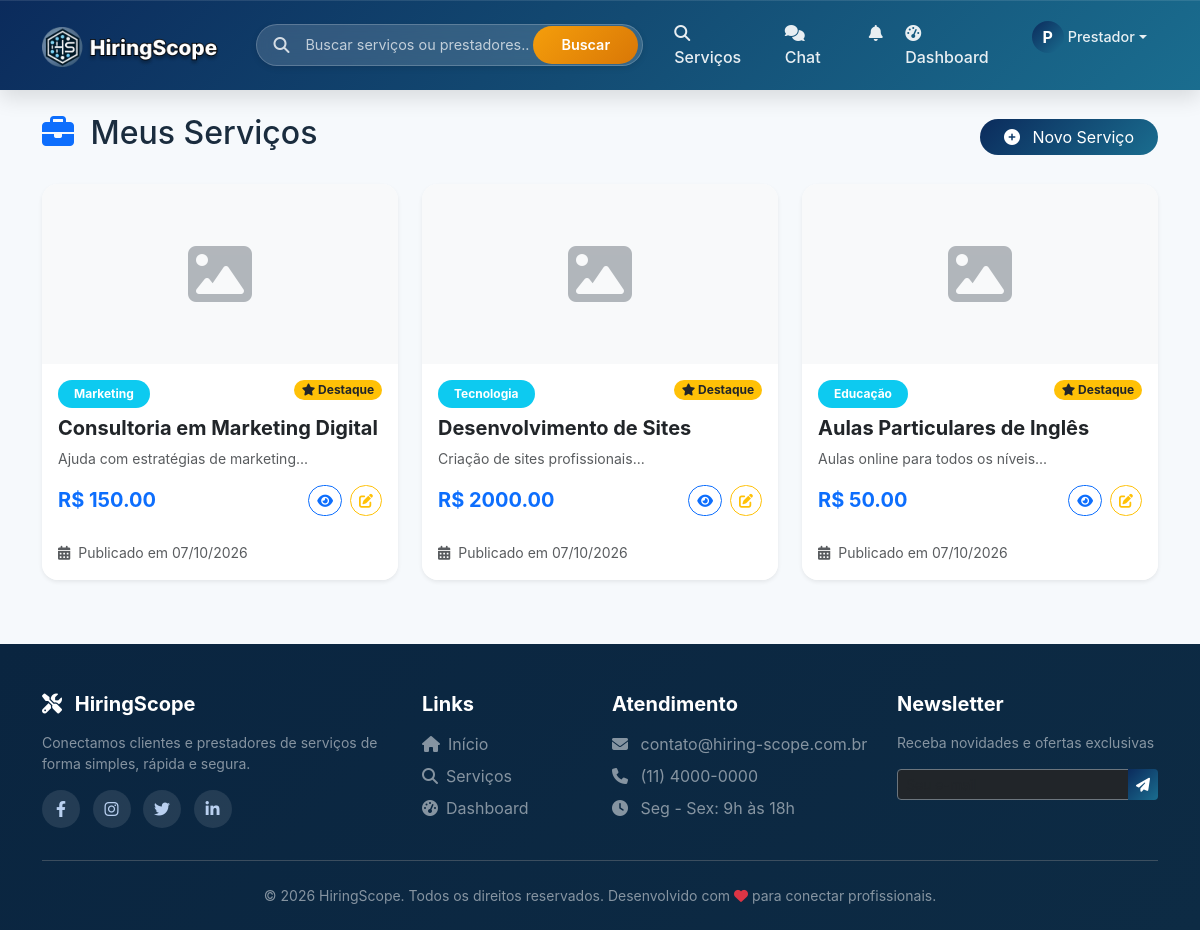
The page /servico/meus-servicos (signed in) on the database its author committed.
### models.py (models this page shows, shortened)
class Usuario(UserMixin, db.Model):
    __tablename__ = 'usuarios'
    id = db.Column(db.Integer, primary_key=True)
    nome = db.Column(db.String(100), nullable=False)
    email = db.Column(db.String(100), unique=True, nullable=False)
    senha_hash = db.Column(db.String(200), nullable=False)
    telefone = db.Column(db.String(20))
    tipo = db.Column(db.String(20), nullable=False)  # cliente, prestador
    is_admin = db.Column(db.Boolean, default=False)
    data_cadastro = db.Column(db.DateTime, default=datetime.utcnow)
    foto_perfil = db.Column(db.String(200), default='default.jpg')
    foto_url = db.Column(db.String(500), nullable=True)
    descricao = db.Column(db.Text)
    servicos_oferecidos = db.relationship('Servico', back_populates='prestador', lazy=True)
    avaliacoes_recebidas = db.relationship('Avaliacao', foreign_keys='Avaliacao.prestador_id', back_populates='prestador', lazy=True)
    avaliacoes_feitas = db.relationship('Avaliacao', foreign_keys='Avaliacao.cliente_id', back_populates='cliente', lazy=True)
    favoritos = db.relationship('Favorito', foreign_keys='Favorito.cliente_id', back_populates='cliente', lazy=True)
    contratos_como_cliente = db.relationship('Contrato', foreign_keys='Contrato.cliente_id', back_populates='cliente', lazy=True)
    contratos_como_prestador = db.relationship('Contrato', foreign_keys='Contrato.prestador_id', back_populates='prestador', lazy=True)

class Servico(db.Model):
    __tablename__ = 'servicos'
    id = db.Column(db.Integer, primary_key=True)
    prestador_id = db.Column(db.Integer, db.ForeignKey('usuarios.id'), nullable=False)
    titulo = db.Column(db.String(200), nullable=False)
    descricao = db.Column(db.Text, nullable=False)
    categoria = db.Column(db.String(100))
    tipo_preco = db.Column(db.String(20), default='fixo')  # fixo, hora, dia, metro, consulta
    preco = db.Column(db.Float)
    destaque = db.Column(db.Boolean, default=False)
    destaque_pago = db.Column(db.Boolean, default=False)
    destaque_data_fim = db.Column(db.DateTime, nullable=True)
    plano_destaque = db.Column(db.String(20), nullable=True)  # 'basico', 'pro'
    data_postagem = db.Column(db.DateTime, default=datetime.utcnow)
    imagem_base64 = db.Column(db.Text, nullable=True)
    prestador = db.relationship('Usuario', foreign_keys=[prestador_id], back_populates='servicos_oferecidos')
    solicitacoes = db.relationship('Solicitacao', back_populates='servico', lazy=True)
    avaliacoes = db.relationship('Avaliacao', back_populates='servico', lazy=True)
    contratos = db.relationship('Contrato', back_populates='servico', lazy=True)

### routes/servico_routes.py (the view)
@servico_bp.route('/meus-servicos')
@login_required
def meus_servicos():
    if current_user.tipo != 'prestador':
        flash('Acesso negado', 'danger')
        return redirect(url_for('main.index'))
    servicos = Servico.query.filter_by(prestador_id=current_user.id).order_by(Servico.data_postagem.desc()).all()
    return render_template('meus_servicos.html', servicos=servicos)

### app.py (called while the page is built)
@login_manager.user_loader
def load_user(user_id):
    from models import Usuario
    return Usuario.query.get(int(user_id))

### templates/meus_servicos.html (shortened to what this page needs)
{% extends "base.html" %}
{% block content %}
<div class="container mt-4">
    <div class="d-flex justify-content-between align-items-center mb-4 flex-wrap gap-3">
        <h2>
            <i class="fas fa-briefcase text-primary me-2"></i>
            Meus Serviços
        </h2>
        <a href="{{ url_for('servico.cadastro') }}" class="btn btn-primary rounded-pill px-4">
            <i class="fas fa-plus-circle me-2"></i> Novo Serviço
        </a>
    </div>
    {% if servicos %}
    <div class="row g-4">
        {% for servico in servicos %}
        <div class="col-md-6 col-lg-4">
            <div class="card h-100 border-0 rounded-4 shadow-sm overflow-hidden transition">
                {% if servico.imagem_base64 %}
                    <img
                         class="card-img-top"
                         alt="{{ servico.titulo }}"
                         style="height: 180px; object-fit: cover;">
                {% else %}
                    <div class="card-img-top d-flex align-items-center justify-content-center bg-light" style="height: 180px;">
                        <i class="fas fa-image fa-4x text-secondary opacity-50"></i>
                    </div>
                {% endif %}
                <div class="card-body p-3">
                    <div class="d-flex justify-content-between align-items-start mb-2">
                        <span class="badge bg-info px-3 py-2 rounded-pill">{{ servico.categoria }}</span>
                        {% if servico.destaque %}
                            <span class="badge bg-warning text-dark rounded-pill">
                                <i class="fas fa-star"></i> Destaque
                            </span>
                        {% endif %}
                    </div>
                    <h5 class="card-title fw-bold mb-2">{{ servico.titulo }}</h5>
                    <p class="card-text small text-muted">{{ servico.descricao[:100] }}...</p>
                    <div class="d-flex justify-content-between align-items-center mt-3">
                        <div>
                            {% if servico.tipo_preco and servico.tipo_preco != 'consulta' %}
                                <span class="fw-bold text-primary fs-5">
                                    R$ {{ "%.2f"|format(servico.preco) }}
                                </span>
                            {% elif servico.tipo_preco == 'consulta' %}
                                <span class="badge bg-info">Sob Consulta</span>
                            {% elif servico.preco %}
                                <span class="fw-bold text-primary">R$ {{ "%.2f"|format(servico.preco) }}</span>
                            {% else %}
                                <span class="text-muted small">Sob consulta</span>
                            {% endif %}
                        </div>
                        <div class="d-flex gap-2">
                            <a href="{{ url_for('servico.detalhe', id=servico.id) }}" class="btn btn-sm btn-outline-primary rounded-pill">
                                <i class="fas fa-eye"></i>
                            </a>
                            <a href="{{ url_for('servico.editar', id=servico.id) }}" class="btn btn-sm btn-outline-warning rounded-pill">
                                <i class="fas fa-edit"></i>
                            </a>
                        </div>
                    </div>
                </div>
                <div class="card-footer bg-white border-0 pb-3">
                    <small class="text-muted">
                        <i class="fas fa-calendar-alt me-1"></i>
                        Publicado em {{ servico.data_postagem.strftime('%d/%m/%Y') }}
                    </small>
                </div>
            </div>
        </div>
        {% endfor %}
    </div>
    {% endif %}
</div>
{% endblock %}

### templates/components/base/navbar.html (shortened to what this page needs)
<nav class="navbar navbar-expand-lg navbar-dark sticky-top">
    <div class="container">
        <a class="navbar-brand" href="{{ url_for('main.index') }}">
            <img src="{{ url_for('static', filename='img/logo.png') }}"
                 alt="PrestaServiços"
                 class="navbar-logo"
                 style="height: 42px;"
                 onerror="this.onerror=null; this.parentNode.innerHTML='<i class=\'fas fa-tools me-2\'></i> PrestaServiços';">
        </a>
        <div class="search-bar-desktop d-none d-lg-block">
            <div class="search-bar-wrapper">
                <div class="search-icon"><i class="fas fa-search"></i></div>
                <input type="text" id="globalSearchInput" class="search-input" placeholder="Buscar serviços ou prestadores...">
                <button id="globalSearchBtn" class="search-btn">Buscar</button>
            </div>
        </div>
        <div class="collapse navbar-collapse" id="navbarNav">
            <ul class="navbar-nav ms-auto">
                <li class="nav-item">
                    <a class="nav-link" href="{{ url_for('servico.lista') }}">
                        <i class="fas fa-search me-1"></i> Serviços
                    </a>
                </li>
                {% if current_user.is_authenticated %}
                    <li class="nav-item position-relative">
                        <a class="nav-link chat-link" href="{{ url_for('chat.index') }}">
                            <i class="fas fa-comments me-1"></i> Chat
                        </a>
                    </li>
                    <li class="nav-item dropdown">
                        <a class="nav-link" href="#" id="notificationDropdown" role="button" data-bs-toggle="dropdown">
                            <i class="fas fa-bell"></i>
                        </a>
                    </li>
                    <li class="nav-item">
                        <a class="nav-link" href="{{ url_for('main.dashboard') }}">
                            <i class="fas fa-tachometer-alt me-1"></i> Dashboard
                        </a>
                    </li>
                    <li class="nav-item dropdown">
                        <a class="nav-link dropdown-toggle d-flex align-items-center" href="#" id="userDropdown" role="button" data-bs-toggle="dropdown">
                            {% if current_user.foto_url %}
                                <img src="{{ current_user.foto_url }}" class="user-avatar-nav" alt="Avatar" onerror="this.style.display='none'; this.parentNode.querySelector('.user-avatar-nav-placeholder').style.display='inline-flex';">
                                <div class="user-avatar-nav-placeholder" style="display: none;">{{ current_user.nome[0]|upper }}</div>
                            {% else %}
                                <div class="user-avatar-nav-placeholder">{{ current_user.nome[0]|upper }}</div>
                            {% endif %}
                            <span class="user-name-nav ms-1">{{ current_user.nome.split()[0] }}</span>
                        </a>
                    </li>
                {% endif %}
            </ul>
        </div>
    </div>
</nav>

### static/style.css (style rules this page uses)
:root { --primary: #0b2b5c; --primary-light: #1a6d8f; --primary-dark: #071a36; --accent: #3bb2ff; --success: #10b981; --warning: #fbbf24; --danger: #ef4444; --bg: #f6f9fc; --card: #ffffff; --text: #1a2c3e; --muted: #6b7280; --shadow-soft: 0 10px 25px rgba(0,0,0,0.05); --shadow-strong: 0 25px 50px -15px rgba(0,0,0,0.25); --gradient-main: linear-gradient(135deg, var(--primary), var(--primary-light)); }
* { margin: 0; padding: 0; box-sizing: border-box; }
body { font-family: 'Inter', 'Segoe UI', system-ui, sans-serif; background: var(--bg); color: var(--text); scroll-behavior: smooth; }
.navbar { background: linear-gradient(135deg, #0b2b5c 0%, #134b73 50%, #1a6d8f 100%); box-shadow: 0 8px 20px rgba(0, 0, 0, 0.12), inset 0 1px 0 rgba(255, 255, 255, 0.1); padding: 0.8rem 0; position: sticky; top: 0; z-index: 1000; backdrop-filter: blur(2px); }
.navbar-brand { font-size: 1.8rem; font-weight: 800; background: linear-gradient(120deg, #ffffff, #c3e2ff); background-clip: text; -webkit-background-clip: text; color: transparent; letter-spacing: -0.5px; transition: all 0.3s; }
.nav-link { color: rgba(255, 255, 255, 0.9) !important; font-weight: 500; margin: 0 0.2rem; padding: 0.5rem 1.2rem; border-radius: 40px; transition: all 0.2s; }
.navbar-logo { height: 40px; width: auto; max-height: 40px; object-fit: contain; transition: all 0.2s; }
.search-bar-wrapper { display: flex; align-items: center; background: white; border-radius: 60px; box-shadow: 0 4px 12px rgba(0, 0, 0, 0.08); border: 1px solid #e2e8f0; transition: all 0.2s; overflow: hidden; }
.search-icon { padding: 0 16px; color: #94a3b8; font-size: 1.1rem; }
.navbar-logo { height: 40px; width: auto; max-height: 40px; object-fit: contain; }
.search-bar-desktop { flex: 0 0 320px; margin: 0 20px; }
@media (min-width: 1200px) { .search-bar-desktop { flex: 0 0 380px; } }
.search-bar-wrapper { display: flex; align-items: center; background: white; border-radius: 60px; box-shadow: 0 2px 6px rgba(0,0,0,0.1); border: 1px solid #e2e8f0; overflow: hidden; height: 42px; }
.search-input { flex: 1; border: none; padding: 0 0 0 12px; font-size: 0.9rem; outline: none; background: transparent; }
.search-input::placeholder { color: #94a3b8; font-weight: 400; }
.search-btn { background: var(--gradient-main); border: none; color: white; padding: 0 28px; font-weight: 600; border-radius: 0 60px 60px 0; transition: 0.2s; cursor: pointer; font-size: 0.95rem; }
.user-avatar-nav-placeholder { width: 32px; height: 32px; border-radius: 50%; background: var(--gradient-main); display: inline-flex; align-items: center; justify-content: center; color: white; font-weight: bold; font-size: 1rem; }
.user-name-nav { font-size: 0.9rem; font-weight: 500; }
.transition { transition: all 0.3s ease; }
.btn-primary { background: linear-gradient(135deg, #0b2b5c, #1a6d8f); border: none; }

### static/css/base.css (style rules this page uses)
.search-bar-desktop { flex: 0 0 380px; margin: 0 20px; }
.search-bar-wrapper { display: flex; align-items: center; background: rgba(255, 255, 255, 0.15); backdrop-filter: blur(8px); border-radius: 60px; border: 1px solid rgba(255, 255, 255, 0.2); transition: all 0.3s ease; overflow: hidden; }
.search-icon { padding: 0 16px; color: rgba(255, 255, 255, 0.8); font-size: 1rem; transition: color 0.3s ease; }
.search-input { flex: 1; border: none; padding: 12px 0; font-size: 0.9rem; outline: none; background: transparent; color: white; }
.search-input::placeholder { color: rgba(255, 255, 255, 0.7); }
.search-btn { background: linear-gradient(135deg, #f59e0b, #d97706); border: none; color: white; padding: 8px 28px; font-weight: 600; border-radius: 60px; transition: all 0.3s ease; cursor: pointer; font-size: 0.9rem; margin: 4px; }
.user-avatar-nav-placeholder { width: 32px; height: 32px; border-radius: 50%; background: linear-gradient(135deg, #0b2b5c, #1a6d8f); display: inline-flex; align-items: center; justify-content: center; color: white; font-weight: bold; }

### templates/meus_servicos.html (style rules this page uses)
.transition { transition: all 0.3s ease; }

### rows shown on the page
Usuario: nome "P", nome "Prestador"
Servico: categoria "Marketing", destaque True (drawn), titulo "Consultoria em Marketing Digital", descricao "Ajuda com estratégias de marketing", preco "150.00", data_postagem "07/10/2026"
Servico: categoria "Tecnologia", destaque True (drawn), titulo "Desenvolvimento de Sites", descricao "Criação de sites profissionais", preco "2000.00", data_postagem "07/10/2026"
Servico: categoria "Educação", destaque True (drawn), titulo "Aulas Particulares de Inglês", descricao "Aulas online para todos os níveis", preco "50.00", data_postagem "07/10/2026"
